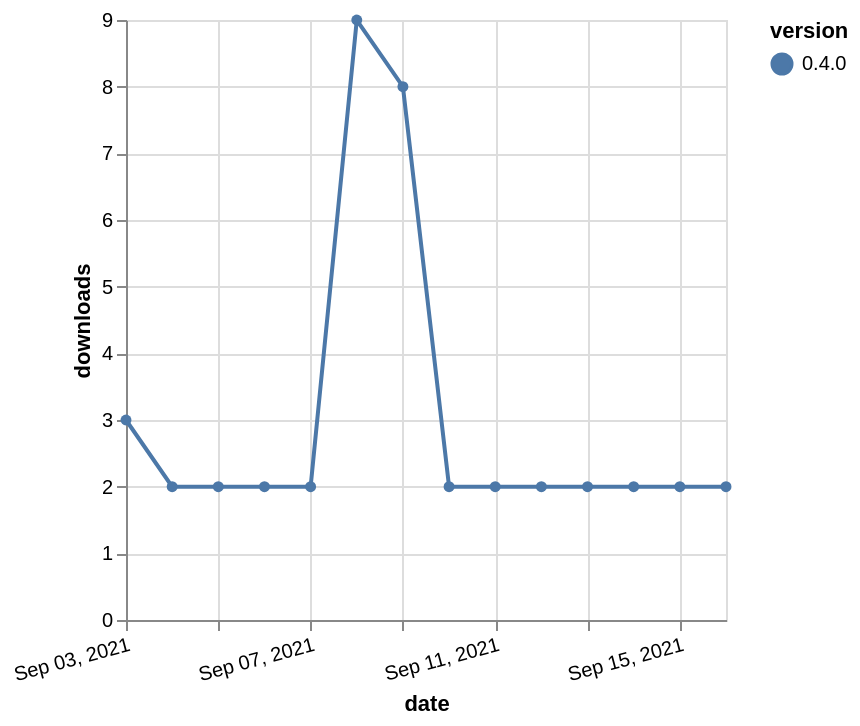

Describe this chart as a Vega-Lite specification.
### Vega-Lite specification from a JSON file in a GitHub repository (floating-point values rounded to 4 significant figures)
{"$schema": "https://vega.github.io/schema/vega-lite/v5.json", "description": "A simple bar chart with embedded data.", "data": {"values": [{"date": "2021-09-03", "total": 3149, "delta": 3, "version": "0.4.0"}, {"date": "2021-09-04", "total": 3151, "delta": 2, "version": "0.4.0"}, {"date": "2021-09-05", "total": 3153, "delta": 2, "version": "0.4.0"}, {"date": "2021-09-06", "total": 3155, "delta": 2, "version": "0.4.0"}, {"date": "2021-09-07", "total": 3157, "delta": 2, "version": "0.4.0"}, {"date": "2021-09-08", "total": 3166, "delta": 9, "version": "0.4.0"}, {"date": "2021-09-09", "total": 3174, "delta": 8, "version": "0.4.0"}, {"date": "2021-09-10", "total": 3176, "delta": 2, "version": "0.4.0"}, {"date": "2021-09-11", "total": 3178, "delta": 2, "version": "0.4.0"}, {"date": "2021-09-12", "total": 3180, "delta": 2, "version": "0.4.0"}, {"date": "2021-09-13", "total": 3182, "delta": 2, "version": "0.4.0"}, {"date": "2021-09-14", "total": 3184, "delta": 2, "version": "0.4.0"}, {"date": "2021-09-15", "total": 3186, "delta": 2, "version": "0.4.0"}, {"date": "2021-09-16", "total": 3188, "delta": 2, "version": "0.4.0"}]}, "width": "container", "mark": {"type": "line", "point": {"filled": true}}, "encoding": {"x": {"field": "date", "type": "temporal", "timeUnit": "yearmonthdate", "title": "date", "axis": {"labelAngle": -15}}, "y": {"field": "delta", "type": "quantitative", "title": "downloads"}, "color": {"field": "version", "type": "nominal"}, "tooltip": {"field": "delta"}}}
